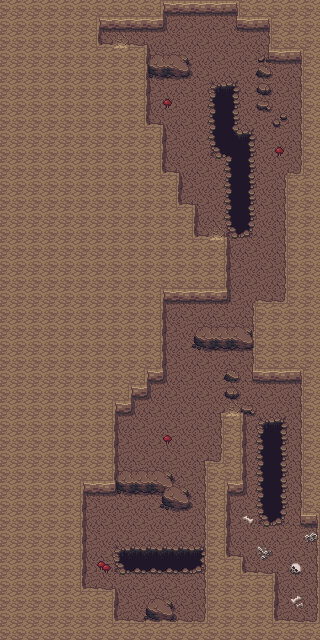

A 2D game scene composited from a Tiled map and its tileset images. What follows is a short description and the map's XML, with each tile layer's data collapsed to a summary:
An orthogonal 20x40 tile map with 16x16 px tiles, 4 tile layers (Lowest Level, Pit, Layer 3, Wall), 7 tilesets and 41 objects (35x collision, 5x event, collision-line).

<map version="1.0" orientation="orthogonal" renderorder="right-down" width="20" height="40" tilewidth="16" tileheight="16" nextobjectid="42">
 <tileset firstgid="1" name="Basic_Buch_Tiles_Compiled" tilewidth="16" tileheight="16" tilecount="448" columns="32">
  <image source="../gfx/tilesets/Basic_Buch_Tiles_Compiled.png" width="512" height="224" />
 </tileset>
 <tileset firstgid="449" name="Waterfall_by_George" tilewidth="16" tileheight="16" tilecount="90" columns="9">
  <image source="../gfx/tilesets/Waterfall_by_George.png" width="144" height="160" />
 </tileset>
 <tileset firstgid="539" name="Cave_Tiles_by_ArMM1998_(Tuxemon_Style)" tilewidth="16" tileheight="16" tilecount="1000" columns="40">
  <image source="../gfx/tilesets/Cave_Tiles_by_ArMM1998_(Tuxemon_Style).png" width="640" height="400" />
 </tileset>
 <tileset firstgid="1539" name="Outdoor_Tiles_-_City_and_Country_-_by_ArMM1998" tilewidth="16" tileheight="16" tilecount="1440" columns="40">
  <image source="../gfx/tilesets/Outdoor_Tiles_-_City_and_Country_-_by_ArMM1998.png" width="640" height="576" />
 </tileset>
 <tileset firstgid="2979" name="Cave_Tiles_by_ArMM1998_(Tuxemon_Style)" tilewidth="16" tileheight="16" tilecount="1000" columns="40">
  <image source="../gfx/tilesets/Cave_Tiles_by_ArMM1998_(Tuxemon_Style).png" width="640" height="400" />
 </tileset>
 <tileset firstgid="3979" name="Cave_Tiles_by_George_" tilewidth="16" tileheight="16" tilecount="154" columns="14">
  <image source="../gfx/tilesets/Cave_Tiles_by_George_.png" width="224" height="181" />
 </tileset>
 <tileset firstgid="4133" name="boxfont" tilewidth="16" tileheight="16" tilecount="156" columns="13">
  <image source="../gfx/tilesets/boxfont.png" width="208" height="192" />
 </tileset>
 <layer name="Lowest Level" width="20" height="40">
  <data>[800 cells, 800 non-empty, 3 distinct tile ids]</data>
 </layer>
 <layer name="Pit" width="20" height="40">
  <data>[800 cells, 94 non-empty, 29 distinct tile ids]</data>
 </layer>
 <layer name="Layer 3" width="20" height="40">
  <data>[800 cells, 0 non-empty, 0 distinct tile ids]</data>
 </layer>
 <layer name="Wall" width="20" height="40">
  <data>[800 cells, 589 non-empty, 13 distinct tile ids]</data>
 </layer>
 <objectgroup color="#ff0000" name="Collisions">
  <object id="2" type="collision" x="112" y="544" width="112" height="32" />
  <object id="3" type="collision" x="208" y="464" width="16" height="176" />
  <object id="4" type="collision" x="224" y="416" width="16" height="80" />
  <object id="5" type="collision" x="256" y="416" width="32" height="112" />
  <object id="6" type="collision" x="224" y="368" width="16" height="32" />
  <object id="7" type="collision" x="240" y="400" width="16" height="16" />
  <object id="8" type="collision-line" x="320" y="624">
   <polyline points="0,0 0,-112" />
  </object>
  <object id="9" type="collision" x="144" y="592" width="32" height="32" />
  <object id="10" type="collision" x="192" y="320" width="64" height="32" />
  <object id="11" type="collision" x="208" y="80" width="32" height="80" />
  <object id="12" type="collision" x="224" y="128" width="32" height="112" />
  <object id="13" type="collision" x="256" y="48" width="16" height="64" />
  <object id="14" type="collision" x="272" y="112" width="16" height="16" />
  <object id="15" type="collision" x="144" y="48" width="48" height="32" />
  <object id="16" type="collision" x="112" y="464" width="64" height="32" />
  <object id="17" type="collision" x="160" y="480" width="32" height="32" />
  <object id="18" type="collision" x="0" y="624" width="320" height="16" />
  <object id="19" type="collision" x="0" y="592" width="112" height="32" />
  <object id="20" type="collision" x="0" y="0" width="80" height="592" />
  <object id="21" type="collision" x="80" y="48" width="32" height="448" />
  <object id="22" type="collision" x="112" y="48" width="32" height="352" />
  <object id="23" type="collision" x="144" y="128" width="16" height="256" />
  <object id="24" type="collision" x="112" y="400" width="16" height="16" />
  <object id="25" type="collision" x="160" y="176" width="16" height="128" />
  <object id="26" type="collision" x="176" y="208" width="16" height="96" />
  <object id="27" type="collision" x="192" y="240" width="32" height="64" />
  <object id="28" type="collision" x="224" y="560" width="16" height="64" />
  <object id="29" type="collision" x="240" y="576" width="32" height="48" />
  <object id="30" type="collision" x="304" y="0" width="16" height="528" />
  <object id="31" type="collision" x="80" y="0" width="224" height="16" />
  <object id="32" type="collision" x="80" y="16" width="80" height="16" />
  <object id="33" type="collision" x="80" y="32" width="16" height="16" />
  <object id="34" type="collision" x="240" y="16" width="64" height="16" />
  <object id="35" type="collision" x="272" y="32" width="32" height="32" />
  <object id="36" type="collision" x="288" y="176" width="16" height="208" />
  <object id="37" type="collision" x="256" y="304" width="32" height="80" />
 </objectgroup>
 <objectgroup color="#ffff00" name="Events">
  <object id="1" name="Play Music" type="event" x="0" y="0" width="16" height="16">
   <properties>
    <property name="act1" value="play_music stand_with_us.ogg" />
    <property name="cond1" value="not music_playing stand_with_us.ogg" />
   </properties>
  </object>
  <object id="38" name="Teleport to Aboveground" type="event" x="112" y="32" width="16" height="16">
   <properties>
    <property name="act1" value="transition_teleport tunnel.tmx,7,3,0.3" />
    <property name="act2" value="player_face down" />
    <property name="cond1" value="is player_at" />
    <property name="cond2" value="is player_facing down" />
   </properties>
  </object>
  <object id="39" name="Teleport to Aboveground" type="event" x="208" y="224" width="16" height="16">
   <properties>
    <property name="act1" value="transition_teleport tunnel.tmx,13,16,0.3" />
    <property name="act2" value="player_face down" />
    <property name="cond1" value="is player_at" />
    <property name="cond2" value="is player_facing down" />
   </properties>
  </object>
  <object id="40" name="Teleport to Aboveground" type="event" x="224" y="400" width="16" height="16">
   <properties>
    <property name="act1" value="transition_teleport tunnel.tmx,14,27,0.3" />
    <property name="act2" value="player_face down" />
    <property name="cond1" value="is player_at" />
    <property name="cond2" value="is player_facing down" />
   </properties>
  </object>
  <object id="41" name="Player Spawn" type="event" x="160" y="32" width="16" height="16" />
 </objectgroup>
</map>
